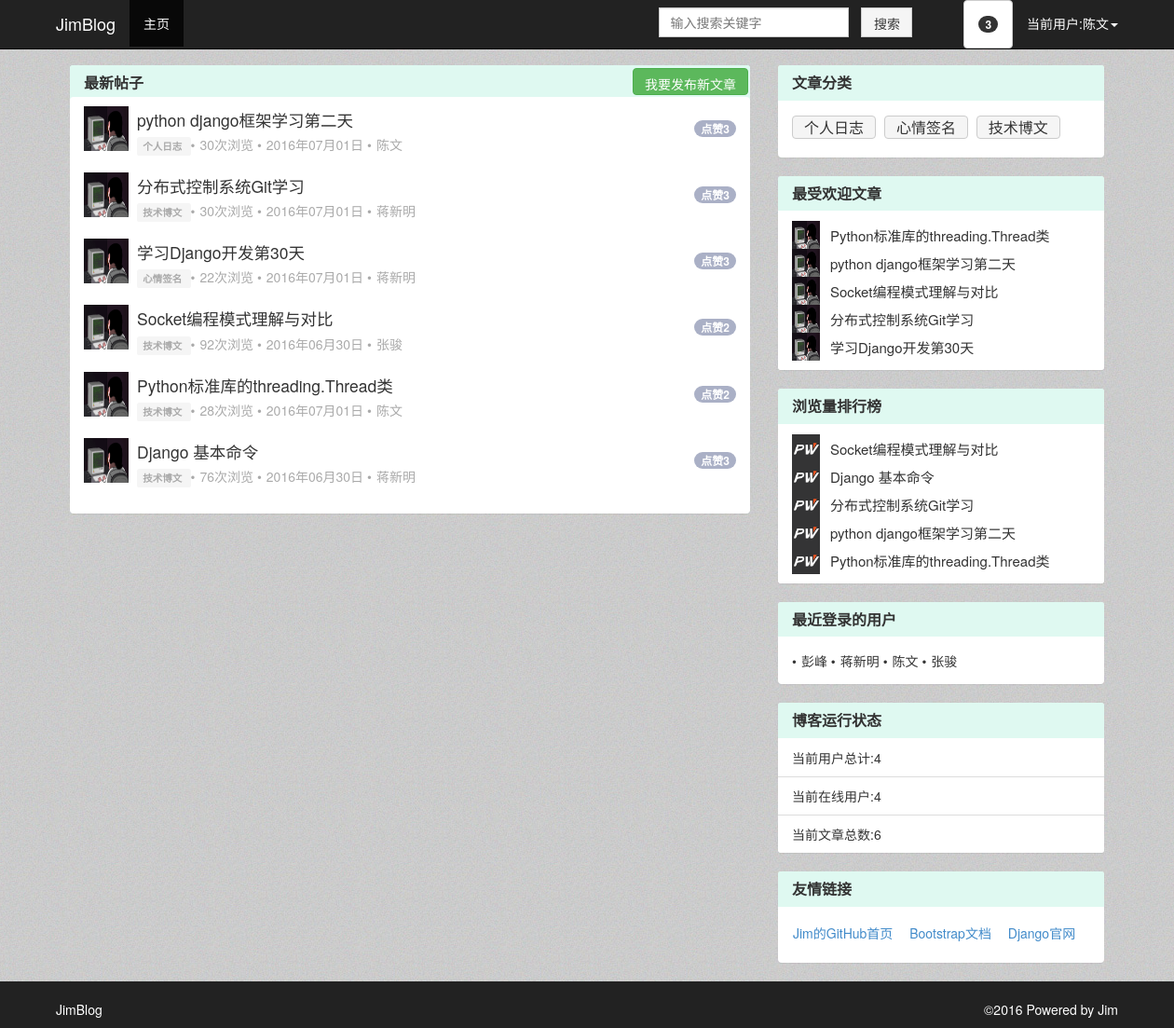
The app's page /home/ (signed in) with its own data.
### BlogDemo/models.py (models this page shows, shortened)
class Article(models.Model):
	status_choice=(
		('d','draft'),
		('p','Published')
	)
	title = models.CharField(u'标题',max_length=70)
	body = models.TextField(u'正文')
	create_time = models.DateTimeField(u'创建时间',auto_now_add=True)
	last_modified_time = models.DateTimeField(u'最后修改时间',auto_now = True)
	status = models.CharField(u'文章状态',max_length=1,choices = status_choice)
	abstract = models.CharField(u'文章摘要',max_length=54,blank=True,null=True,help_text=u'可选，如若为空将摘取正文的前54个字符')
	views = models.PositiveIntegerField(u'浏览量',default=0)
	likes = models.PositiveIntegerField(u'点赞数',default=0)
	likes_user = models.ManyToManyField('User',verbose_name=u'点赞人',null=True,related_name='user_hit_likes')
	topped = models.BooleanField(u'置顶',default=False)
	auther = models.ForeignKey('User',verbose_name = u'作者',null=True,on_delete = models.SET_NULL)
	category = models.ForeignKey('Category',verbose_name=u'分类',null=True,on_delete = models.SET_NULL)
	class Meta:
		ordering = ['-last_modified_time']

class Category(models.Model):
	name = models.CharField(u'类名',max_length=20)
	create_time = models.DateTimeField(u'创建时间',auto_now_add=True)
	last_modified_time = models.DateTimeField(u'最后修改时间',auto_now = True)
	class Meta():
		ordering = ['-last_modified_time']

class User(models.Model):
	user_status=(
		('invisible',u'隐身'),
		('online',u'在线'),
		('offline',u'离线')
	)
	name = models.CharField(u'用户名',max_length=20)
	passwd = models.CharField(u'密码',max_length=20,null = True)
	email = models.EmailField(u'邮箱地址',max_length=256,default='jimforit@163.com')
	status = models.CharField(u'状态',max_length=10,choices = user_status,default='online')
	last_login_time = models.DateTimeField(u'最后一次登录时间',auto_now = True)
	class Meta():
		ordering = ['last_login_time']

### BlogDemo/views.py (the view)
# urls.py: url(r'^home/',IndexView.as_view(template_name="index.html"),name='home_page') ,
class IndexView(ListView):
	context_object_name = "article_list"
	template_name = "index.html"
	def get_queryset(self):
		self.request.session["current_url"] = self.request.path#获取当前页面url存入session中，如果文章只是刷新页面,而页面不跳转，则阅读数不增加。
		if self.template_name == "category_list.html":
			article_list=Article.objects.filter(category=self.kwargs['cate_id'],status='p')#如果传入category_id则获取对应分类文章作为article_list
		else:
			article_list = Article.objects.filter(status = 'p')#如果不传入category_id则获取所有文章作为article_list
		for articles in article_list:
			articles.body = markdown2.markdown(articles.body)#文章body部分进行markdown渲染
		return article_list
	def get_context_data(self,**kwargs):
		new_comment_list = []
		try:
			kwargs['category_name']=Category.objects.get(id=self.kwargs['cate_id']).name
		except:
			pass
		try:
			user_name = self.request.session['username']
			user = get_object_or_404(User,name=user_name)
			new_comment_list = Comment.objects.filter(comment_reminder=user,comment_status="N")
		except 	KeyError:
			pass
		comment_count = len(new_comment_list)
		kwargs['comment_list_user'] = new_comment_list
		kwargs['comment_count_user'] = comment_count
		kwargs['latest_login_user']=User.objects.all().order_by('-last_login_time')[:5]
		kwargs['category_list']=Category.objects.all().order_by('name')
		kwargs['popular_article']=Article.objects.all().order_by('likes')[:5]
		kwargs['views_article']=Article.objects.all().order_by('-views')[:5]
		kwargs['user_count']=User.objects.all().count()
		kwargs['article_count']=Article.objects.all().count()
		return super(IndexView,self).get_context_data(**kwargs)

### BlogDemo/templatetags/paginate_tags.py (called while the page is built)
def get_right(current_page, right, num_pages):
    if current_page == num_pages:
        return []
    return [i + 1 for i in range(current_page, current_page + right - 1) if i < num_pages - 1]

### BlogDemo/templates/index.html (shortened to what this page needs)
{% extends "top.html"%}
{%block page-content%}
    <div id="wrap">
        <div class="container" id="main">
            <div class="col-md-8" id="left">
	{% load paginate_tags %}
    <div class="panel panel-default panel-amend">
        <div class="panel-heading panel-heading-amend">
            <h3 class="panel-title panel-title-margin">最新帖子</h3>
            <a class="btn btn-success create-article-btn" href="/article_create/">我要发布新文章</a>
        </div>
        {%for articles in article_list%}
            <div class="panel-body no-panel-body-padding">
                <div class="list-group">
                    <div class=" list-group-item list-group-item-margin list-topic-item border-less">
                        <span class="badge pull-right list-reply-count hidden-xs">点赞{{articles.likes_user.count}}</span>
                        <div class="row">
                            <div class="col-md-1 col-xs-2 col-sm-2" id="limit-width">
                                <a href="http://www.aeflt.net/user/center/display/?uid=1">
                                    <img class="avatar-middle" src="../static/7c93baa4-056c-11e6-8212-000c2919e245.jpg" title="admin">
                                </a>
                            </div>
                            <div class="col-xs-9 col-md-10 col-sm-9">
                                <h3 class="list-post-title"><a href="{% url 'article_detail_page' articles.pk %}" title="{{articles.title}}">{{articles.title}}</a></h3>
                                <p class="list-meta">
                                    <span class="label label-default list-meta-node">
                                        <a href="{% url 'article_detail_page' articles.pk %}">{{articles.category.name}}</a>
                                    </span>
                                    <span class="list-count">{{articles.views}}次浏览</span>
                                    <span class="list-time">{{articles.create_time|date:"Y年m月d日"}}</span>
                                    <span class="list-username">{{articles.auther.name}}</span>
                                </p>
                            </div>
                        </div>
                    </div>
                </div>
            </div>
			{%endfor%}
    </div>
            </div>
            <div class="col-md-4" id="right">
    <div class="panel panel-default panel-amend">
    <div class="panel-heading panel-heading-amend">
        <h3 class="panel-title">文章分类</h3>
    </div>
    <div class="panel-body">
        {%for category in category_list%}
            <a class="btn btn-default category_btn" href="{% url 'category_article_page' category.pk %}">{{category.name}}</a>
		{%endfor%}
    </div>
</div>
    <div class="panel panel-default panel-amend">
    <div class="panel-heading panel-heading-amend">
        <h3 class="panel-title">最受欢迎文章</h3>
    </div>
    <ul class="list-group">
                <li class="list-group-item">
				{%for article in popular_article%}
                    <div class="row row_min_height">
                        <a href="http://www.aeflt.net/user/center/display/?uid=1" class="recommend_topic"><img class="recommend_topic_img" src="../static/7c93baa4-056c-11e6-8212-000c2919e245.jpg" title="admin"></a>
                        <div class="recommend_topic_list">
                            <a href="{% url 'article_detail_page' article.pk %}" title="{{article.name}}">{{article.title}}</a>
                        </div>
                    </div>
				{%endfor%}
                </li>
    </ul>
</div>
    <div class="panel panel-default panel-amend">
    <div class="panel-heading panel-heading-amend">
        <h3 class="panel-title">浏览量排行榜</h3>
    </div>
     <ul class="list-group">
            <li class="list-group-item">
			{%for article in views_article%}
                <div class="row row_min_height">
                    <a href="http://www.aeflt.net/user/center/display/?uid=8" class="hot_topic"><img class="hot_topic_img" src="../static/default.jpg" title="潭州助理老师  瑾萱"></a>
                    <div class="hot_topic_list">
                        <a href="{% url 'article_detail_page' article.pk %}" title="{{article.title}}">{{article.title}}</a>
                    </div>
                </div>
			{%endfor%}
            </li>
    </ul>
</div>
    <div class="panel panel-default panel-amend">
    <div class="panel-heading panel-heading-amend">
        <h3 class="panel-title">最近登录的用户</h3>
    </div>
    <div class="panel-body">
	{%for users in latest_login_user%}
		<span class="list-username">{{users.name}}</span>
	{%endfor%}
    </div>
</div>
    <div class="panel panel-default panel-amend">
    <div class="panel-heading panel-heading-amend">
        <h3 class="panel-title">博客运行状态</h3>
    </div>
    <div class="list-group">
        <span class="list-group-item">当前用户总计:{{user_count}}</span>
		<span class="list-group-item">当前在线用户:{{user_count}}</span>
		<span class="list-group-item">当前文章总数:{{article_count}}</span>
    </div>
</div>
    <div class="panel panel-default panel-amend">
    <div class="panel-heading panel-heading-amend">
        <h3 class="panel-title">友情链接</h3>
    </div>
    <div class="panel-body">
            <a class="btn friendly_link" target="_blank" href="https://github.com/jimforit">Jim的GitHub首页</a>
            <a class="btn friendly_link" target="_blank" href="http://v3.bootcss.com/">Bootstrap文档</a>
            <a class="btn friendly_link" target="_blank" href="https://www.djangoproject.com/">Django官网</a>
    </div>
</div>
            </div>
        </div>
    </div>
    <footer class="footer-color nav-footer-color" id="footer">
        <div class="container clearfix">
            <div class="text-muted pull-left">
                   <p id="text-color">JimBlog</p>
            </div>
            <p class="muted credit pull-right" id="text-color">
                ©<time>2016</time> Powered by Jim
            </p>
        </div>
    </footer>
{%endblock%}

### BlogDemo/static/navbar-fixed-top.css (style rules this page uses)
body { min-height: 2000px; padding-top: 70px; }

### BlogDemo/static/customize.css (style rules this page uses)
a { text-decoration: none !important; }
.list-post-title, .list-meta { margin: 0px; }
.list-post-title { font-size: 125%; padding-top: 5px; margin-bottom: 7px; word-wrap: break-word; word-break: break-all; margin-left: 5px; }
.avatar-middle { width: 48px; height: 48px; }
.list-reply-count { margin-top: 15px; font-family: "Helvetica Neue", Helvetica, Arial, sans-serif; }
.label a { color: #F5F5F5; }
h3.list-post-title a { text-decoration: none; color: #333; }
.list-count::before, .list-time::before, .list-username::before, .list-reply-count-xs::before { content: '\2022'; margin-right: 5px; }
.list-meta { color: #aaa; margin-left: 5px; }
footer { padding-top: 20px; }
.list-time { color: #aaa }
* { margin:0;padding:0;list-style-type:none; }
a,img { border:0; }
html,body { background:#fff;font-size:14px;font-family:"microsoft yahei"; }
html, body { min-height: 0px; height: 100%; padding-top: 0px; }
#wrap { min-height: 130%; height: auto; margin-bottom: -50px; padding-bottom: 50px; background-image: url("/static/background-picture.png"); padding-top: 70px; min-width: 1250px; }
footer { height: 50px; background-color: #FEFEFE; min-width: 1250px; }
.panel-body { padding: 15px; }
.panel-body:before, .panel-body:after { display: table; content: " "; }
.panel-body:after { clear: both; }
.list-meta-node { background-color: #F5F5F5; }
.list-meta-node a { color: #AAA; }
.list-reply-count { background-color: #aab0c6; }
body { font-family: "WenQuanYi Micro Hei", "Microsoft YaHei", "Helvetica Neue", Helvetica, Arial, sans-serif; }
html, html a { -webkit-font-smoothing: antialiased; text-shadow: 1px 1px 1px rgba(0,0,0,0.004); }
.no-panel-body-padding { padding: 0px; }
.border-less { border: 0px; }
.list-group-item-margin { margin-bottom: -20px; margin-top: -20px; }
.panel-title-margin { margin-bottom: 15px; }
.footer-color { background-color: #222; }
#text-color { color: #fff; }
#main { width: 1170px !important; }
#left { width: 760px !important; float: left; }
#right { width: 380px !important; float: right; }
#limit-width { width: 52px; }
.create-article-btn { float: right; margin-top: -40px; margin-right: -13px; height: 29px; text-align: center; }
.hot_topic { width: 40px; height: 40px; margin-left: 15px; }
.hot_topic_img { width: 30px; height: 30px; }
.hot_topic_list { width: 270px; margin-left: 56px; margin-top: -25px; word-wrap:break-word; word-break:break-all; }
.hot_topic_list a { color: #333; font-size: 15px; }
.row_min_height { min-height: 30px; }
.recommend_topic { width: 40px; height: 40px; margin-left: 15px; }
.recommend_topic_img { width: 30px; height: 30px; }
.recommend_topic_list { width: 270px; margin-left: 56px; margin-top: -25px; word-wrap:break-word; word-break:break-all; }
.recommend_topic_list a { color: #333; font-size: 15px; margin-top: 10px; }
.friendly_link { padding-top: 1px; padding-left: 0px; }
.category_btn { height: 25px; padding-top: 1px; margin: 0px 5px 5px 0px; background-color: #f5f5f5; font-size: 16px; }
.panel-heading-amend { background-color: #DFF9F1 !important; border-color: #fff!important; }
.panel-heading h3 { font-weight: bold; }
.nav-footer-color { background-image: url(/static/img/navbar-picture.png); }
.panel-amend { border: 0px !important; }

### records on screen
Article: likes_user.count "3", title "python django框架学习第二天", category.name "个人日志", views "30", create_time "2016年07月01日", auther.name "陈文"
Article: likes_user.count "3", title "分布式控制系统Git学习", category.name "技术博文", views "30", create_time "2016年07月01日", auther.name "蒋新明"
Article: likes_user.count "3", title "学习Django开发第30天", category.name "心情签名", views "22", create_time "2016年07月01日", auther.name "蒋新明"
Article: likes_user.count "2", title "Socket编程模式理解与对比", category.name "技术博文", views "92", create_time "2016年06月30日", auther.name "张骏"
Article: likes_user.count "2", title "Python标准库的threading.Thread类", category.name "技术博文", views "28", create_time "2016年07月01日", auther.name "陈文"
Article: likes_user.count "3", title "Django 基本命令", category.name "技术博文", views "76", create_time "2016年06月30日", auther.name "蒋新明"
Category: name "个人日志"
Category: name "心情签名"
Category: name "技术博文"
User: name "彭峰"
User: name "蒋新明"
User: name "陈文"
User: name "张骏"

### other values on screen
{{ comment_count_user }} "3"
{{ request.session.username }} "陈文"
{{ user_count }} "4"
{{ article_count }} "6"
